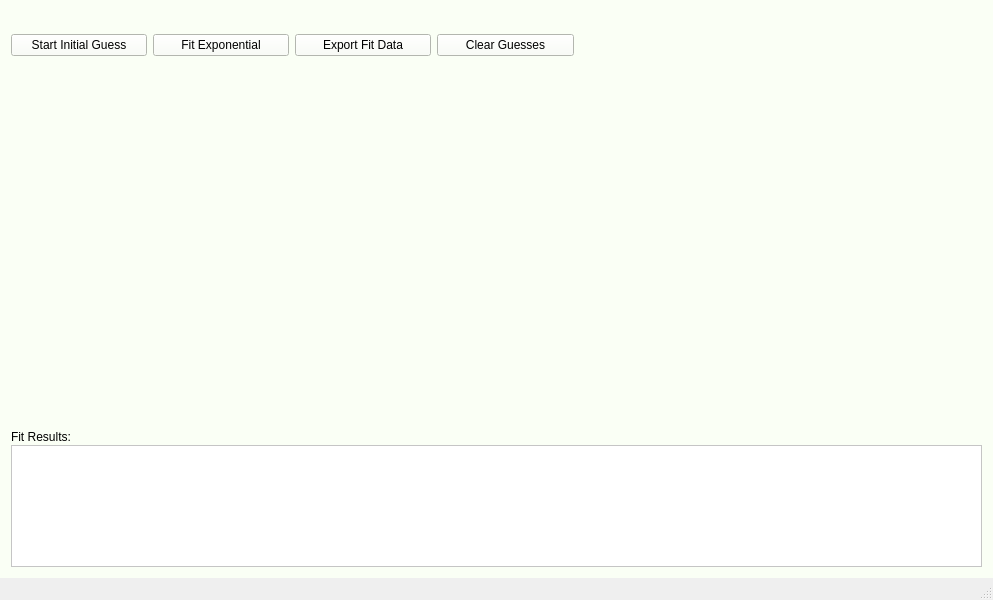
<?xml version="1.0" encoding="UTF-8"?>
<ui version="4.0">
 <class>MainWindow</class>
 <widget class="QMainWindow" name="MainWindow">
  <property name="geometry">
   <rect>
    <x>0</x>
    <y>0</y>
    <width>993</width>
    <height>600</height>
   </rect>
  </property>
  <property name="windowTitle">
   <string>MainWindow</string>
  </property>
  <property name="styleSheet">
   <string notr="true"/>
  </property>
  <widget class="QWidget" name="centralwidget_EF">
   <property name="styleSheet">
    <string notr="true">background-color: #fafff5 
</string>
   </property>
   <layout class="QVBoxLayout" name="verticalLayout">
    <item>
     <widget class="QWidget" name="widget_EF" native="true">
      <property name="styleSheet">
       <string notr="true"/>
      </property>
      <layout class="QVBoxLayout" name="verticalLayout_2" stretch="1,5,2">
       <property name="spacing">
        <number>1</number>
       </property>
       <property name="leftMargin">
        <number>1</number>
       </property>
       <property name="topMargin">
        <number>1</number>
       </property>
       <property name="rightMargin">
        <number>1</number>
       </property>
       <property name="bottomMargin">
        <number>1</number>
       </property>
       <item>
        <widget class="QWidget" name="widget_2_EF" native="true">
         <layout class="QHBoxLayout" name="horizontalLayout" stretch="1,1,1,1,3">
          <property name="spacing">
           <number>6</number>
          </property>
          <property name="leftMargin">
           <number>1</number>
          </property>
          <property name="topMargin">
           <number>1</number>
          </property>
          <property name="rightMargin">
           <number>1</number>
          </property>
          <property name="bottomMargin">
           <number>1</number>
          </property>
          <item>
           <widget class="QPushButton" name="pushButton_EF">
            <property name="text">
             <string>Start Initial Guess</string>
            </property>
           </widget>
          </item>
          <item>
           <widget class="QPushButton" name="pushButton_2_EF">
            <property name="text">
             <string>Fit Exponential</string>
            </property>
           </widget>
          </item>
          <item>
           <widget class="QPushButton" name="pushButton_4_EF">
            <property name="text">
             <string>Export Fit Data</string>
            </property>
           </widget>
          </item>
          <item>
           <widget class="QPushButton" name="pushButton_3_EF">
            <property name="text">
             <string>Clear Guesses</string>
            </property>
           </widget>
          </item>
          <item>
           <spacer name="horizontalSpacer">
            <property name="orientation">
             <enum>Qt::Horizontal</enum>
            </property>
            <property name="sizeHint" stdset="0">
             <size>
              <width>40</width>
              <height>20</height>
             </size>
            </property>
           </spacer>
          </item>
         </layout>
        </widget>
       </item>
       <item>
        <widget class="PlotWidget" name="widget_3_EF" native="true"/>
       </item>
       <item>
        <widget class="QWidget" name="widget_4_EF" native="true">
         <layout class="QVBoxLayout" name="verticalLayout_3" stretch="1,10">
          <property name="spacing">
           <number>1</number>
          </property>
          <property name="leftMargin">
           <number>1</number>
          </property>
          <property name="topMargin">
           <number>1</number>
          </property>
          <property name="rightMargin">
           <number>1</number>
          </property>
          <property name="bottomMargin">
           <number>1</number>
          </property>
          <item>
           <widget class="QLabel" name="label_EF">
            <property name="text">
             <string>Fit Results:</string>
            </property>
           </widget>
          </item>
          <item>
           <widget class="QTextEdit" name="textEdit_EF">
            <property name="styleSheet">
             <string notr="true">background-color: #ffffff; 
</string>
            </property>
           </widget>
          </item>
         </layout>
        </widget>
       </item>
      </layout>
     </widget>
    </item>
   </layout>
  </widget>
  <widget class="QMenuBar" name="menubar">
   <property name="geometry">
    <rect>
     <x>0</x>
     <y>0</y>
     <width>993</width>
     <height>38</height>
    </rect>
   </property>
  </widget>
  <widget class="QStatusBar" name="statusbar"/>
 </widget>
 <customwidgets>
  <customwidget>
   <class>PlotWidget</class>
   <extends>QWidget</extends>
   <header location="global">pyqtgraph</header>
   <container>1</container>
  </customwidget>
 </customwidgets>
 <resources/>
 <connections/>
</ui>
